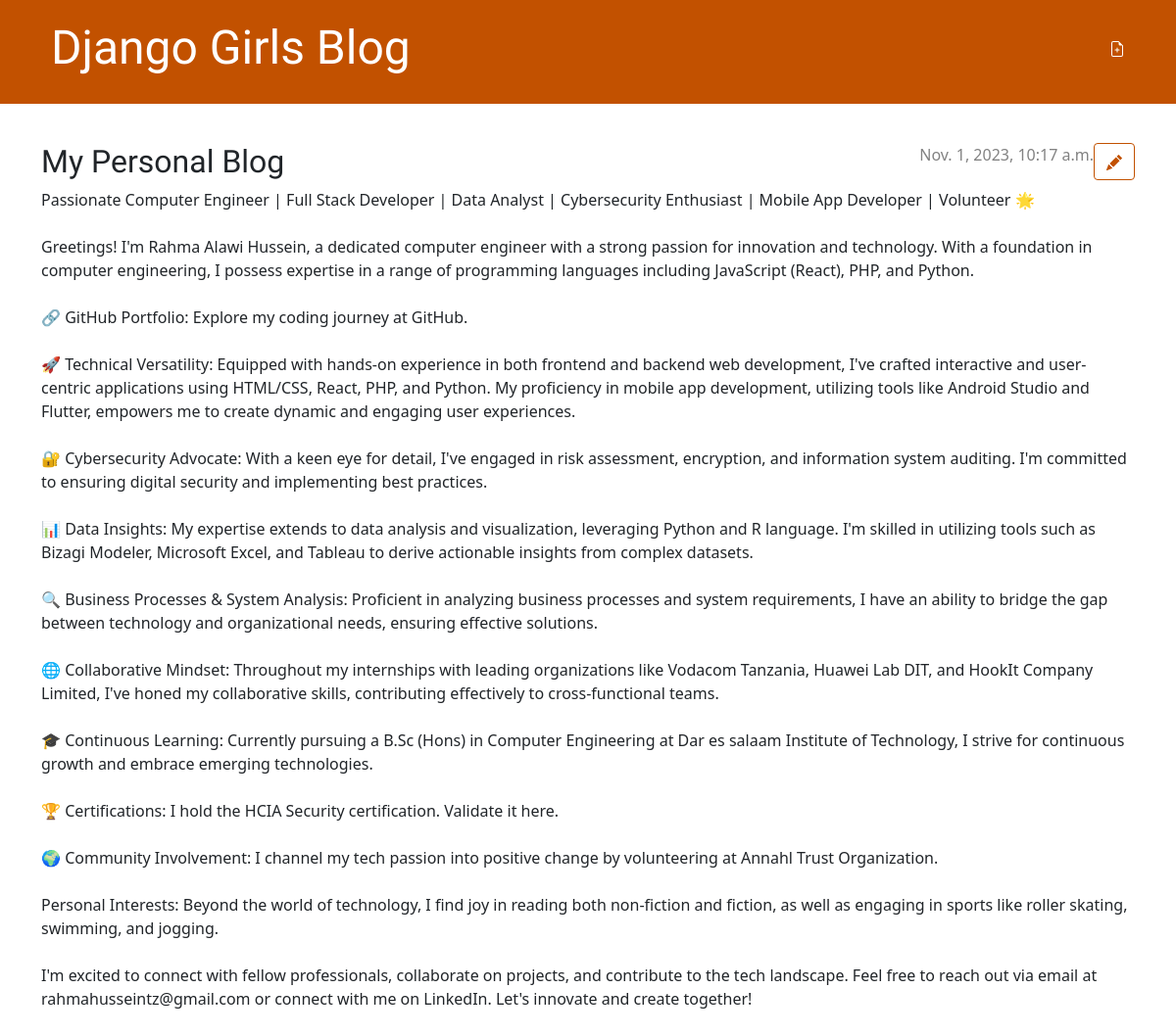
The app's page /post/3/, older data.
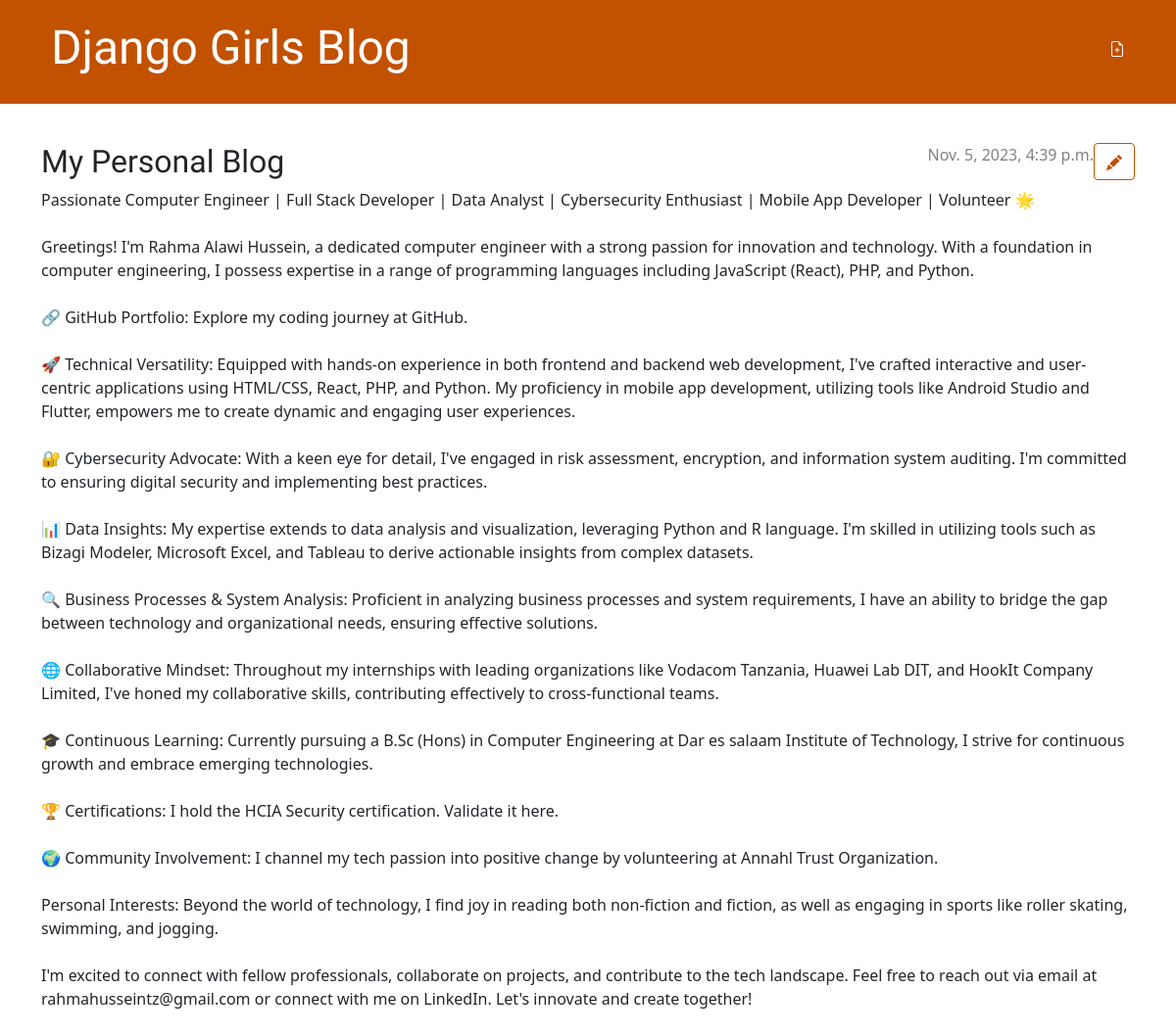
The same page, newer data.
### blog/models.py (models this page shows, shortened)
class Post(models.Model):
    author = models.ForeignKey(settings.AUTH_USER_MODEL, on_delete=models.CASCADE)
    title = models.CharField(max_length=200)
    text = models.TextField()
    created_date = models.DateTimeField(default=timezone.now)
    published_date = models.DateTimeField(blank=True, null=True)

### blog/views.py (the view)
# urls.py: path("post/<int:pk>/", views.post_detail, name="post_detail"),
def post_detail(request, pk):
    post = get_object_or_404(Post, pk=pk)
    return render(request, "blog/post_detail.html", {"post": post})

### blog/templates/blog/post_detail.html (shortened to what this page needs)
{% extends 'blog/base.html' %}
{% block content %}
    <article class="post">
        <aside class="actions">
            <a class="btn btn-secondary" href="{% url 'post_edit' pk=post.pk %}">
            </a>
        </aside>
        {% if post.published_date %}
            <time class="date">
                {{ post.published_date }}
            </time>
        {% endif %}
        <h2>{{ post.title }}</h2>
        <p>{{ post.text|linebreaksbr }}</p>
    </article>
{% endblock %}

Row changes from the older to the newer data that the page shows:
changed Post "My Personal Blog": published_date "Nov. 1, 2023, 10:17 a.m." → "Nov. 5, 2023, 4:39 p.m."
